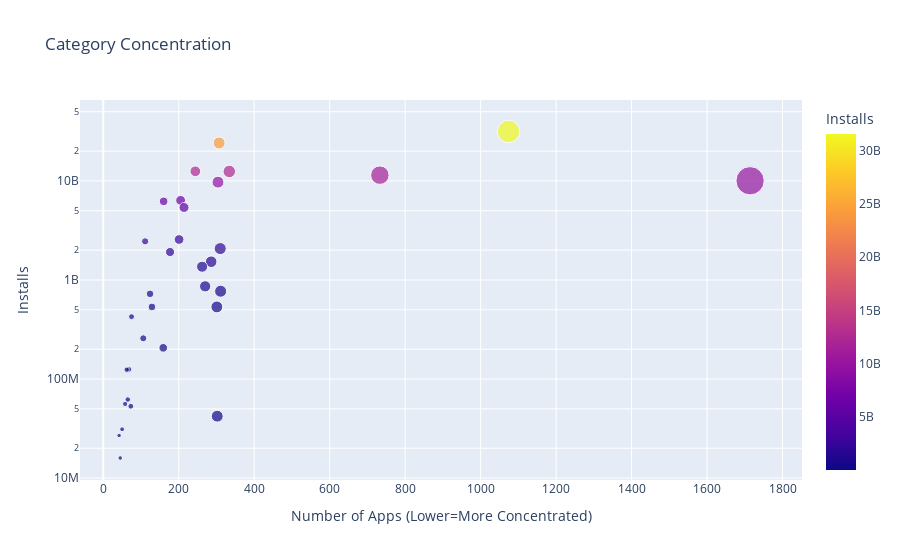

The notebook cell saved with this chart:
### Code cell
scatter = px.scatter(df_apps_installs_category,
                     x='App',
                     y='Installs',
                     title='Category Concentration',
                     color='Installs',
                     size='App',
                     hover_name=df_apps_installs_category.index
                     )

scatter.update_layout(xaxis_title="Number of Apps (Lower=More Concentrated)",
                      yaxis_title="Installs",
                      yaxis=dict(type='log'))

scatter.show()

### Figure 1 — Plotly figure (JSON) as saved in the notebook; plotly's stock layout.template omitted (floating-point values rounded to 4 significant figures)
{"data": [{"hovertemplate": "<b>%{hovertext}</b><br><br>App=%{marker.size}<br>Installs=%{marker.color}<extra></extra>", "hovertext": ["GAME", "COMMUNICATION", "SOCIAL", "PRODUCTIVITY", "TOOLS", "FAMILY", "PHOTOGRAPHY", "TRAVEL_AND_LOCAL", "VIDEO_PLAYERS", "NEWS_AND_MAGAZINES", "SHOPPING", "ENTERTAINMENT", "PERSONALIZATION", "BOOKS_AND_REFERENCE", "SPORTS", "HEALTH_AND_FITNESS", "BUSINESS", "FINANCE", "MAPS_AND_NAVIGATION", "LIFESTYLE", "EDUCATION", "WEATHER", "FOOD_AND_DRINK", "DATING", "HOUSE_AND_HOME", "ART_AND_DESIGN", "LIBRARIES_AND_DEMO", "COMICS", "AUTO_AND_VEHICLES", "MEDICAL", "PARENTING", "BEAUTY", "EVENTS"], "legendgroup": "", "marker": {"color": [31543862717, 24152241530, 12513841475, 12463070180, 11440724500, 10041105490, 9721243130, 6361859300, 6221897200, 5393110650, 2563331540, 2455660000, 2074352930, 1916291655, 1528531465, 1361006220, 863518120, 770249400, 724267560, 534611120, 533852000, 426096500, 257777750, 206522410, 125082000, 124233100, 62083000, 56036100, 53129800, 42162676, 31116110, 26916200, 15949410], "coloraxis": "coloraxis", "size": [1074, 307, 244, 334, 733, 1714, 304, 205, 160, 214, 201, 111, 310, 177, 286, 262, 270, 311, 124, 301, 129, 75, 106, 159, 68, 62, 65, 58, 73, 302, 50, 42, 45], "sizemode": "area", "sizeref": 4.285, "symbol": "circle"}, "mode": "markers", "name": "", "orientation": "v", "showlegend": false, "type": "scatter", "x": [1074, 307, 244, 334, 733, 1714, 304, 205, 160, 214, 201, 111, 310, 177, 286, 262, 270, 311, 124, 301, 129, 75, 106, 159, 68, 62, 65, 58, 73, 302, 50, 42, 45], "xaxis": "x", "y": [31543862717, 24152241530, 12513841475, 12463070180, 11440724500, 10041105490, 9721243130, 6361859300, 6221897200, 5393110650, 2563331540, 2455660000, 2074352930, 1916291655, 1528531465, 1361006220, 863518120, 770249400, 724267560, 534611120, 533852000, 426096500, 257777750, 206522410, 125082000, 124233100, 62083000, 56036100, 53129800, 42162676, 31116110, 26916200, 15949410], "yaxis": "y"}], "layout": {"coloraxis": {"colorbar": {"title": {"text": "Installs"}}, "colorscale": [[0, "#0d0887"], [0.1111, "#46039f"], [0.2222, "#7201a8"], [0.3333, "#9c179e"], [0.4444, "#bd3786"], [0.5556, "#d8576b"], [0.6667, "#ed7953"], [0.7778, "#fb9f3a"], [0.8889, "#fdca26"], [1, "#f0f921"]]}, "legend": {"itemsizing": "constant", "tracegroupgap": 0}, "title": {"text": "Category Concentration"}, "xaxis": {"anchor": "y", "domain": [0, 1], "title": {"text": "Number of Apps (Lower=More Concentrated)"}}, "yaxis": {"anchor": "x", "domain": [0, 1], "title": {"text": "Installs"}, "type": "log"}}}
